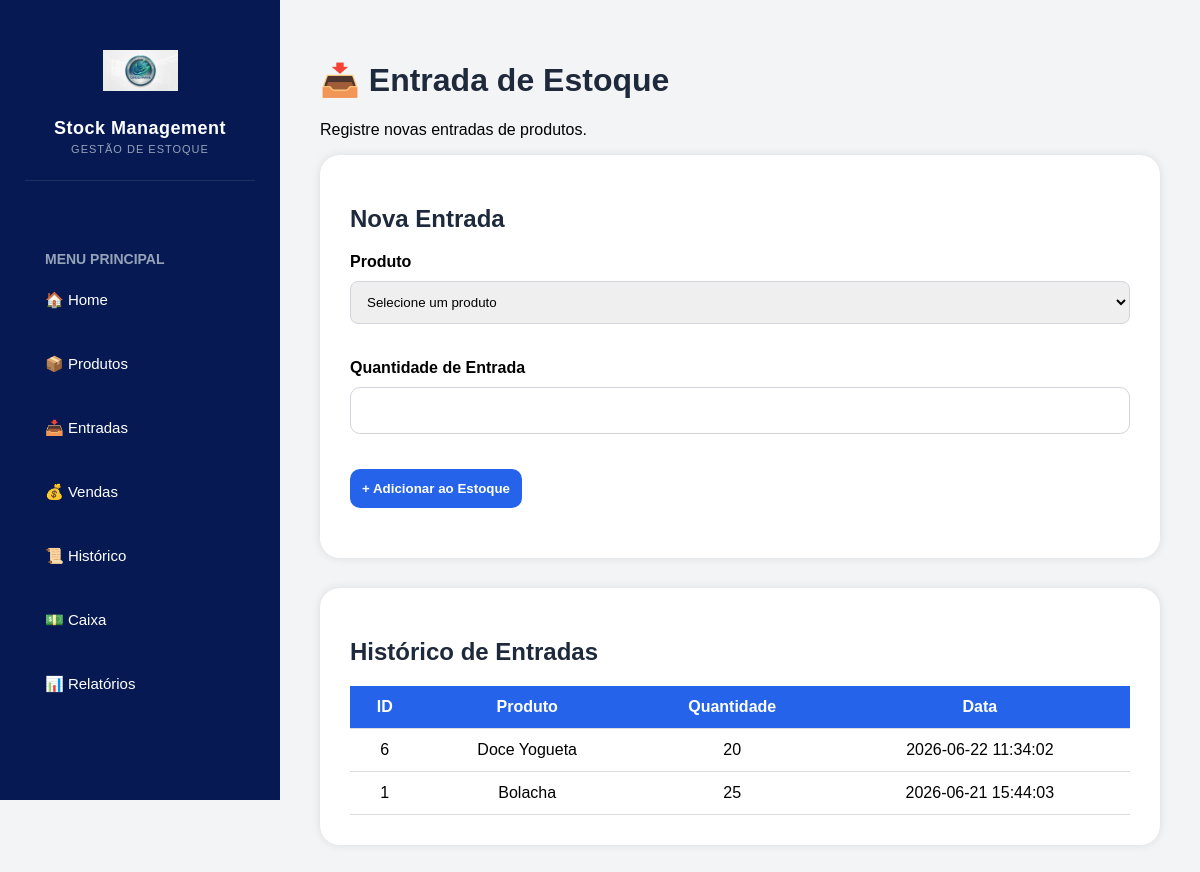
The page /entries on the database its author committed.
### tables this page shows
CREATE TABLE stock_movements (

    id INTEGER PRIMARY KEY AUTOINCREMENT,
    
    product_id INTEGER NOT NULL,
    
    movement_type TEXT NOT NULL,
    
    quantity INTEGER NOT NULL,
    
    date TIMESTAMP DEFAULT CURRENT_TIMESTAMP
    
, total_value REAL DEFAULT 0);

CREATE TABLE products (
    id INTEGER PRIMARY KEY AUTOINCREMENT,
    name TEXT NOT NULL,
    quantity INTEGER NOT NULL,
    purchase_price REAL NOT NULL,
    selling_price REAL NOT NULL
, minimum_stock INTEGER DEFAULT 5);

### app.py (the view, shortened to what this page needs)
@app.route('/entries', methods=['GET', 'POST'])
def entries():
    connection = sqlite3.connect('database/database.db')
    cursor = connection.cursor()
    cursor.execute(
        '''
        SELECT id, name, quantity
        FROM products
        ORDER BY name
        '''
    )
    products = cursor.fetchall()
    cursor.execute(
        '''
        SELECT
            stock_movements.id,
            products.name,
            stock_movements.quantity,
            stock_movements.date

        FROM stock_movements

        INNER JOIN products
        ON products.id = stock_movements.product_id

        WHERE stock_movements.movement_type='Entrada'

        ORDER BY stock_movements.id DESC
        '''
    )
    movements = cursor.fetchall()
    connection.close()
    return render_template(
        'entries.html',
        products=products,
        movements=movements
     )

### templates/entries.html (shortened to what this page needs)
{% extends 'base.html' %}
{% block content %}
<h1>📥 Entrada de Estoque</h1>
<p>
Registre novas entradas de produtos.
</p>
<div class="card">
    <h2>Nova Entrada</h2>
    <form method="POST">
        <label>Produto</label>
        <select name="product_id" required>
            <option value="">
                Selecione um produto
            </option>
        </select>
        <label>Quantidade de Entrada</label>
        <input
            type="number"
            name="quantity"
            min="1"
            required
        >
        <button class="btn-blue">
            + Adicionar ao Estoque
        </button>
    </form>
</div>
<div class="card">
    <h2>Histórico de Entradas</h2>
    <table>
        <tr>
            <th>ID</th>
            <th>Produto</th>
            <th>Quantidade</th>
            <th>Data</th>
        </tr>
        {% for movement in movements %}
        <tr>
            <td>{{ movement[0] }}</td>
            <td>{{ movement[1] }}</td>
            <td>{{ movement[2] }}</td>
            <td>{{ movement[3] }}</td>
        </tr>
        {% endfor %}
    </table>
</div>
{% endblock %}

### static/style.css (style rules this page uses)
body { margin:0; background:#f3f4f6; font-family:Arial, sans-serif; }
h1,h2 { color:#1e293b; }
.card { background:white; padding:30px; border-radius:20px; margin-bottom:30px; box-shadow:0px 0px 10px rgba(0,0,0,0.1); }
label { display:block; margin-top:20px; margin-bottom:10px; font-weight:bold; }
input { width:100%; padding:15px; border:1px solid #d1d5db; border-radius:10px; box-sizing:border-box; }
.btn-blue { background:#2563eb; color:white; border:none; padding:15px; border-radius:10px; margin-top:20px; cursor:pointer; }
table { width:100%; border-collapse:collapse; }
th { background:#f3f4f6; padding:15px; }
td { padding:15px; border-bottom:1px solid #e5e7eb; }
form { margin-bottom:20px; }
input { margin-bottom:15px; }
select { width:100%; padding:12px; border:1px solid #d1d5db; border-radius:8px; margin-bottom:15px; }
table { width:100%; border-collapse:collapse; background:white; border-radius:10px; }
th { background:#2563eb; color:white; }
th, td { padding:12px; text-align:center; border-bottom:1px solid #ddd; }
.btn-blue { background:#2563eb; color:white; padding:12px; border:none; border-radius:10px; text-decoration:none; cursor:pointer; font-weight:bold; }

### rows shown on the page
stock_movements: id "6", name "Doce Yogueta", quantity "20", date "2026-06-22 11:34:02"
stock_movements: id "1", name "Bolacha", quantity "25", date "2026-06-21 15:44:03"
